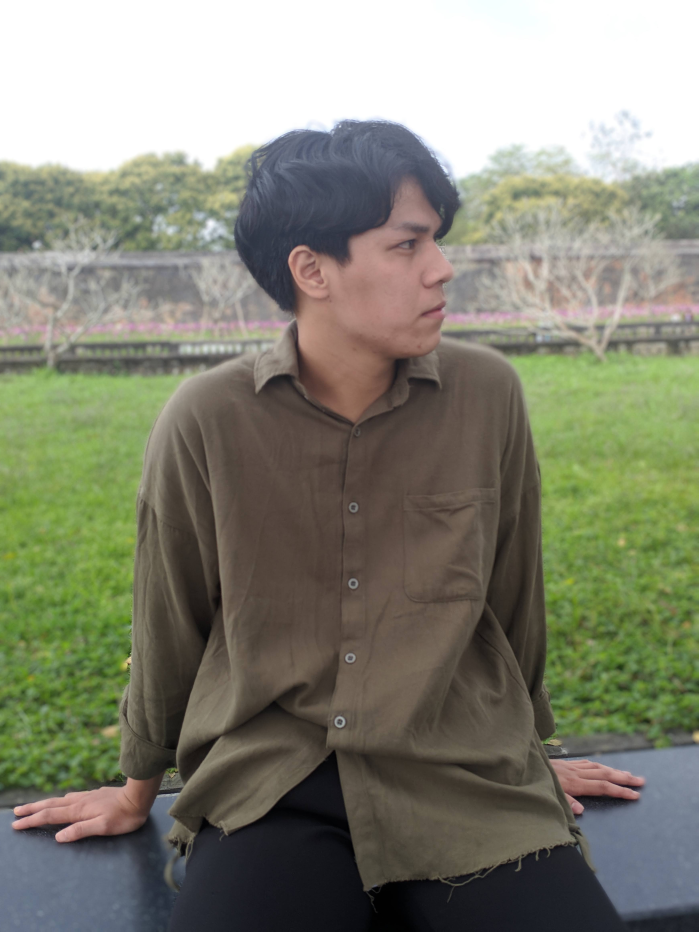
#> input picture Album_data/0.jpg, 3492 x 4656 px (shown at 1/5 size); its folder holds only this picture in this run
$ python -i clustering_with_hdbscan.py   (imports and definitions only)   (older library calls are emulated)
#> lines starting #> are read from the running program, lines starting #| are printed output that depends on the picture
from __future__ import print_function

import os
from glob import glob
import tempfile
import cv2
import numpy as np
from sklearn.cluster import KMeans
from skimage.filters.rank import entropy
from skimage.morphology import disk
from skimage import img_as_float
import hdbscan
# from multiprocessing import Pool, Process, cpu_count
import matplotlib.pyplot as plt
import seaborn as sns

import time

from  .extracting_candidate_frames import Configs as config


class ImageSelector(object):
    """Class for selection of best top N images from input list of images, Currently following selection method are implemented:
    brightness filtering, contrast/entropy filtering, clustering of frames and variance of laplacian for non blurred images
    selection
    :param object: base class inheritance
    :type object: class:`Object`
    """

    # [11 lines of commented-out code are left out]

    # [97 lines left out: functions __get_brighness_score__, __get_entropy_score__, __variance_of_laplacian__, __filter_optimum_brightness_and_contrast_images__, not called in this run]


    def __prepare_cluster_sets__hdbscan(self, files):
        """ Internal function for clustering input image files, returns array of indexs of each input file
        (which determines which cluster a given file belongs)

        :param object: base class inheritance
        :type object: class:`Object`
        :param files: list of input image files
        :type files: python list of opencv numpy images
        :return: Returns array containing index for each file for cluster belongingness
        :rtype: np.array
        """

        # all_hists = []
        all_dst = []
        # Calculating the histograms for each image and adding them into **all_hists** list or all_dst** list
        for img_file in files:
            # [5 lines of commented-out code are left out]
            img = cv2.cvtColor(img_file, cv2.COLOR_BGR2GRAY)
            img = cv2.resize(img, (256, 256), img)
            imf = np.float32(img) / 255.0  # float conversion/scale
            dst = cv2.dct(imf)  # the dct
            dst = dst[:16, :16]
            dst = dst.reshape((256))
            all_dst.append(dst)


        # HDBSCAN(algorithm='best', alpha=1.0, approx_min_span_tree=True,
        #         gen_min_span_tree=True, leaf_size=40, memory=Memory(cachedir=None),
        #         metric='euclidean', min_cluster_size=5, min_samples=None, p=None)
        # {'braycurtis': hdbscan.dist_metrics.BrayCurtisDistance,
        # 'canberra': hdbscan.dist_metrics.CanberraDistance,
        # 'chebyshev': hdbscan.dist_metrics.ChebyshevDistance,
        # 'cityblock': hdbscan.dist_metrics.ManhattanDistance,
        # 'dice': hdbscan.dist_metrics.DiceDistance,
        # 'euclidean': hdbscan.dist_metrics.EuclideanDistance,
        # 'hamming': hdbscan.dist_metrics.HammingDistance,
        # 'haversine': hdbscan.dist_metrics.HaversineDistance,
        # 'infinity': hdbscan.dist_metrics.ChebyshevDistance,
        # 'jaccard': hdbscan.dist_metrics.JaccardDistance,
        # 'kulsinski': hdbscan.dist_metrics.KulsinskiDistance,
        # 'l1': hdbscan.dist_metrics.ManhattanDistance,
        # 'l2': hdbscan.dist_metrics.EuclideanDistance,
        # 'mahalanobis': hdbscan.dist_metrics.MahalanobisDistance,
        # 'manhattan': hdbscan.dist_metrics.ManhattanDistance,
        # 'matching': hdbscan.dist_metrics.MatchingDistance,
        # 'minkowski': hdbscan.dist_metrics.MinkowskiDistance,
        # 'p': hdbscan.dist_metrics.MinkowskiDistance,
        # 'pyfunc': hdbscan.dist_metrics.PyFuncDistance,
        # 'rogerstanimoto': hdbscan.dist_metrics.RogersTanimotoDistance,
        # 'russellrao': hdbscan.dist_metrics.RussellRaoDistance,
        # 'seuclidean': hdbscan.dist_metrics.SEuclideanDistance,
        # 'sokalmichener': hdbscan.dist_metrics.SokalMichenerDistance,
        # 'sokalsneath': hdbscan.dist_metrics.SokalSneathDistance,
        # 'wminkowski': hdbscan.dist_metrics.WMinkowskiDistance}
        # Hdbascan = hdbscan.HDBSCAN(min_cluster_size=2,metric='manhattan').fit(all_hists)
        Hdbascan = hdbscan.HDBSCAN(min_cluster_size=2,metric='manhattan').fit(all_dst)
        # Hdbascan = hdbscan.HDBSCAN(min_cluster_size=2,metric='euclidean').fit(all_dst)
        labels = np.add(Hdbascan.labels_,1)
        nb_clusters = len(np.unique(Hdbascan.labels_))
        # x=self.__plots_for_clustering(Hdbascan,all_dst)
        # del x

        files_clusters_index_array = []
        files_clusters_index_array_of_only_one_image = []
        for i in np.arange(nb_clusters):
            # print(i)
            if i==0:
                index_array = np.where(labels == i)
                files_clusters_index_array_of_only_one_image.append(index_array)
            else:
                index_array = np.where(labels == i)
                files_clusters_index_array.append(index_array)

        files_clusters_index_array = np.array(files_clusters_index_array, dtype="object"  )
        return files_clusters_index_array,files_clusters_index_array_of_only_one_image

    # [77 lines left out: functions __plots_for_clustering, __get_laplacian_scores, __get_best_images_index_from_each_cluster__, __getstate__, __setstate__, not called in this run]

    def select_best_frames(self, input_key_frames, output_folder=None):
    # def select_best_frames(self, input_key_frames, number_of_frames):
        """[summary] Public function for Image selector class: takes list of key-frames images and number of required
        frames as input, returns list of filtered keyframes
        :param object: base class inheritance
        :type object: class:`Object`
        :param input_key_frames: list of input keyframes in list of opencv image format
        :type input_key_frames: python list opencv images
        :param number_of_frames: Required number of images
        :type: int
        :return: Returns list of filtered image files
        :rtype: python list of images
        """

        filtered_images_list = []

        # Selecting only those images which have good brishtness and contrast
        # input_key_frames = self.__filter_optimum_brightness_and_contrast_images__(
        #     input_key_frames
        # )

        # Selecting the best images from each cluster by first preparing the clusters on basis of histograms
        # and then selecting the best images from every cluster
        # if len(input_key_frames) >= self.nb_clusters:
        if len(input_key_frames) > 1:
            files_clusters_index_array,files_clusters_index_array_of_only_one_image = self.__prepare_cluster_sets__hdbscan(input_key_frames)
            selected_images_index = self.__get_best_images_index_from_each_cluster__(
                input_key_frames, files_clusters_index_array
            )
            files_clusters_index_array_of_only_one_image = [item for t in files_clusters_index_array_of_only_one_image for item in t]
            files_clusters_index_array_of_only_one_image = files_clusters_index_array_of_only_one_image[0].tolist()
            selected_images_index.extend(files_clusters_index_array_of_only_one_image)
            for index in selected_images_index:
                img = input_key_frames[index]
                filtered_images_list.append(img)
            # [18 lines of commented-out code are left out]
        else:
            # if the imput candidate frames are less than a single cluster.
            for img in input_key_frames:
                filtered_images_list.append(img)

        # [16 lines of commented-out code are left out]


        return filtered_images_list, selected_images_index

>>> import cv2
>>> picture = cv2.imread('../../Album_data/0.jpg', cv2.IMREAD_GRAYSCALE)
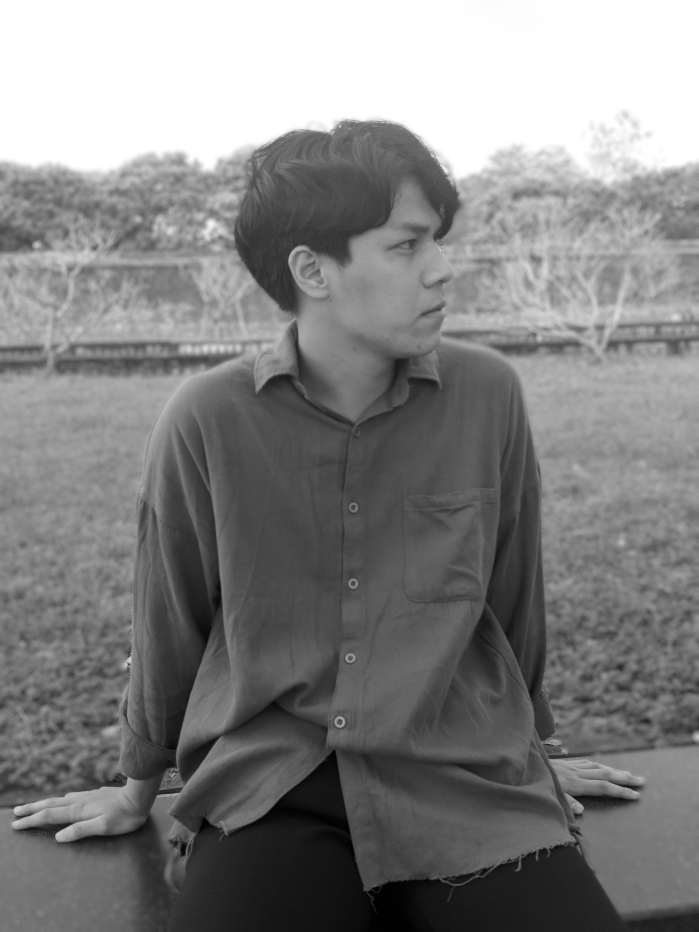
#> picture: shape (4656, 3492) (shown at 1/5 size); min 0, max 255, mean 130.4
>>> result = ImageSelector().select_best_frames(picture)
#> the loop in __prepare_cluster_sets__hdbscan, `for img_file in files:` made 1 pass
#> after the loop in __prepare_cluster_sets__hdbscan, `for img_file in files:`: all_dst = []
#> (the run stopped early here; a loop or call above may not have finished)

$ run again, on Album_data/10.jpg
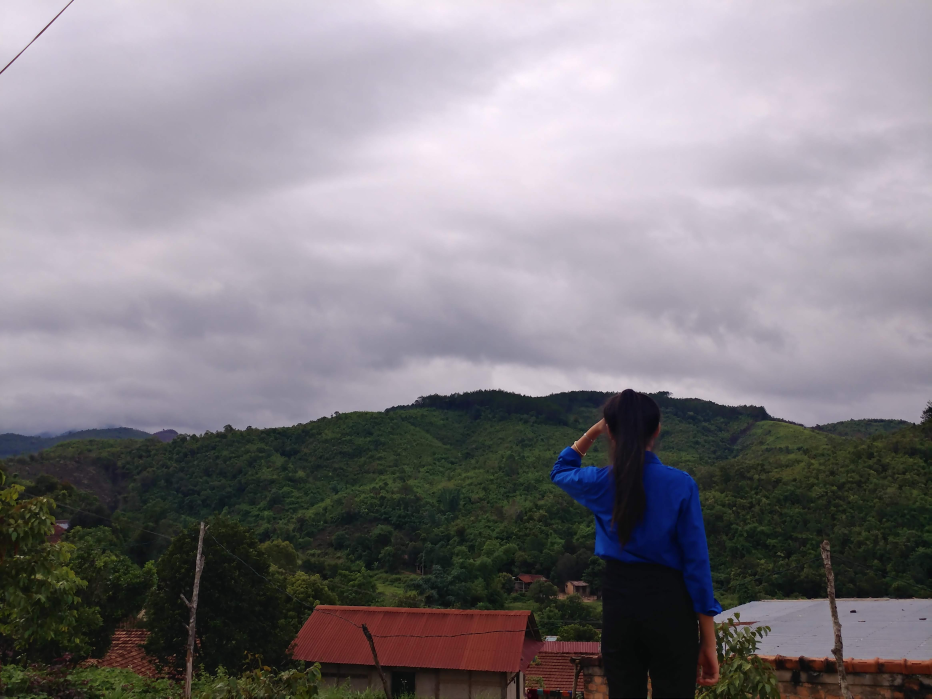
#> input picture Album_data/10.jpg, 4656 x 3492 px (shown at 1/5 size)
#> `picture = cv2.imread('../../Album_data/0.jpg', cv2.IMREAD_GRAYSCALE)`:
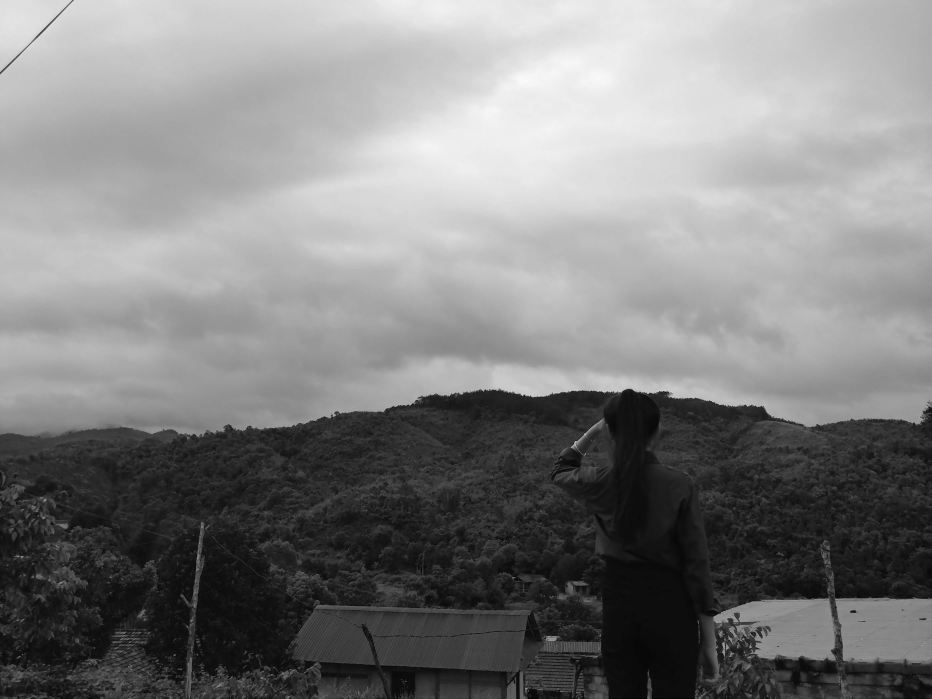
#> picture: shape (3492, 4656) (shown at 1/5 size); min 0, max 250, mean 128.6
#> the loop in __prepare_cluster_sets__hdbscan, `for img_file in files:` made 1 pass
#> after the loop in __prepare_cluster_sets__hdbscan, `for img_file in files:`: all_dst = []

$ run again, on Album_data/11.jpg
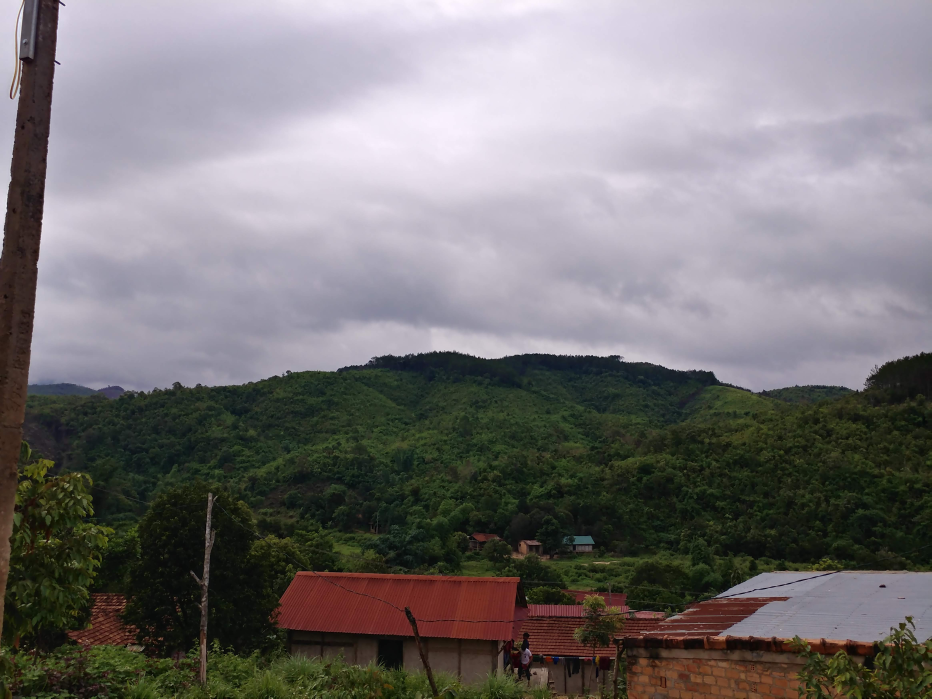
#> input picture Album_data/11.jpg, 4656 x 3492 px (shown at 1/5 size)
#> `picture = cv2.imread('../../Album_data/0.jpg', cv2.IMREAD_GRAYSCALE)`:
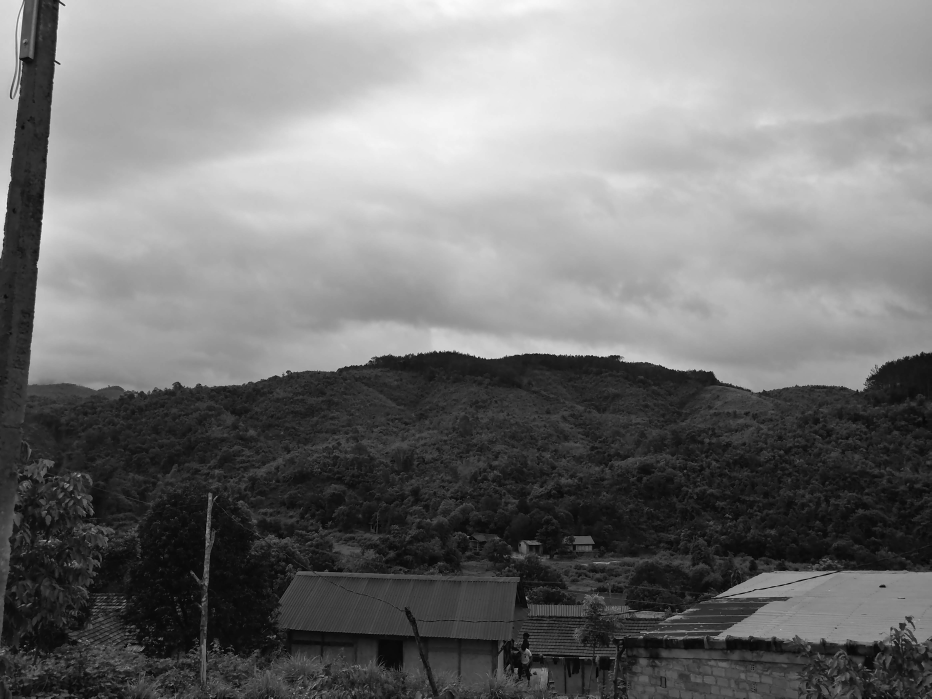
#> picture: shape (3492, 4656) (shown at 1/5 size); min 0, max 252, mean 117.8
#> the loop in __prepare_cluster_sets__hdbscan, `for img_file in files:` made 1 pass
#> after the loop in __prepare_cluster_sets__hdbscan, `for img_file in files:`: all_dst = []

$ run again, on Album_data/12.jpg
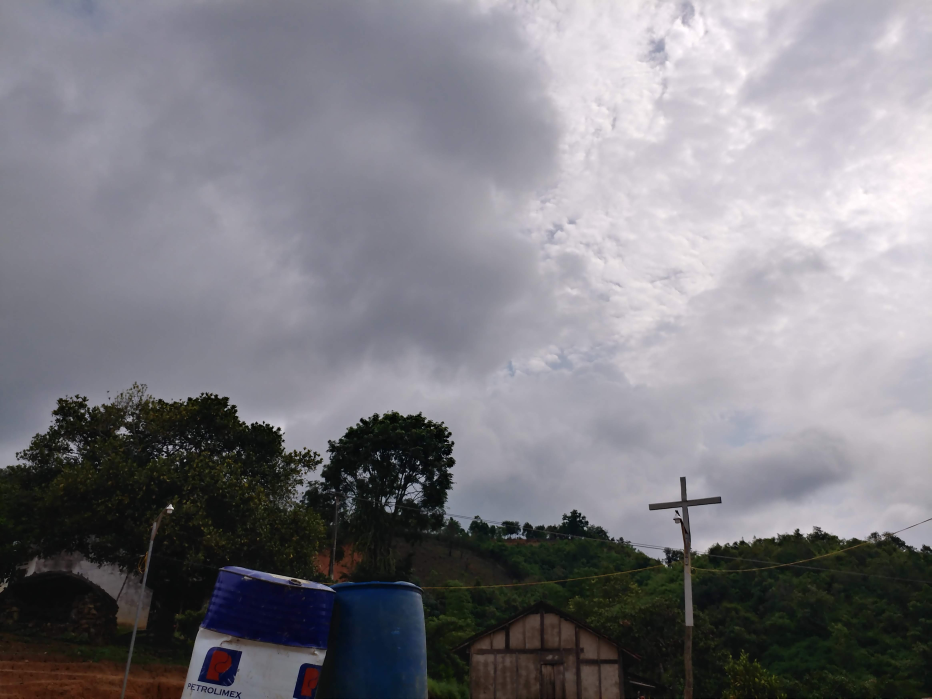
#> input picture Album_data/12.jpg, 4656 x 3492 px (shown at 1/5 size)
#> `picture = cv2.imread('../../Album_data/0.jpg', cv2.IMREAD_GRAYSCALE)`:
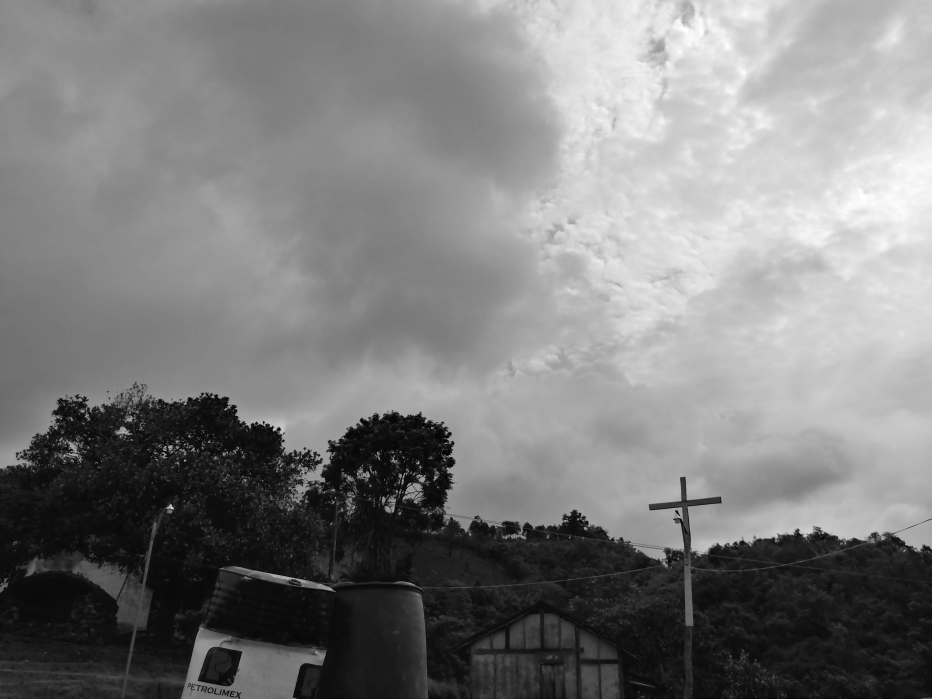
#> picture: shape (3492, 4656) (shown at 1/5 size); min 0, max 255, mean 124.9
#> the loop in __prepare_cluster_sets__hdbscan, `for img_file in files:` made 1 pass
#> after the loop in __prepare_cluster_sets__hdbscan, `for img_file in files:`: all_dst = []
